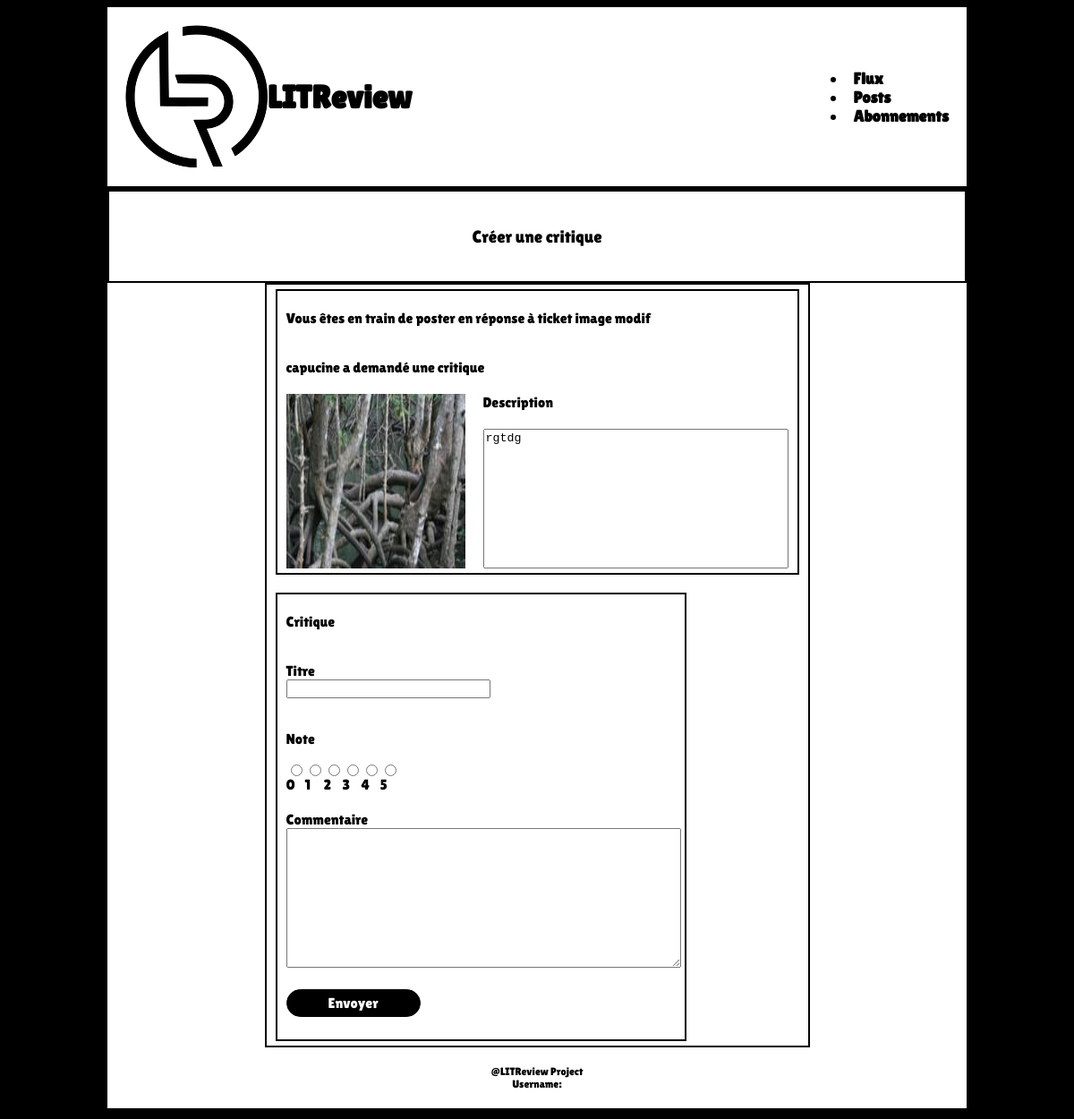
/create_review_ticket/85/, run on the app's committed database.
### reviews/models.py (models this page shows, shortened)
class Ticket(models.Model):
    IMAGE_MAX_SIZE = (200, 200)
    title = models.CharField(max_length=128)
    description = models.TextField(max_length=2048, blank=True)
    user = models.ForeignKey(
        to=settings.AUTH_USER_MODEL, on_delete=models.CASCADE)
    time_created = models.DateTimeField(auto_now_add=True)
    def content_file_name(instance, filename):
        ext = filename.split('.')[-1]
        filename = '%s.%s' % (instance.id, ext)
        return os.path.join('static/img-ticket/', filename)
    image = models.ImageField(
        upload_to=content_file_name,
        null=True,
        blank=True,
        )

### reviews/views.py (the view, shortened to what this page needs)
# urls.py: path('create_review_ticket/<int:ticket_id>/', reviews.views.create_review_ticket, name='create_review_ticket'),
def create_review_ticket(request, ticket_id):
    review_form = ReviewForm()
    ticket = Ticket.objects.get(id=ticket_id)
    context = {
        "review_form": review_form,
        "ticket": ticket,
    }
    return render(
        request,
        'reviews/create_review_ticket.html',
        context=context
        )

### reviews/forms.py
class ReviewForm(forms.ModelForm):
    CHOICES = [(0, 0), (1, 1), (2, 2), (3, 3), (4, 4), (5, 5)]
    edit_review = forms.BooleanField(widget=forms.HiddenInput, initial=True)
    headline = forms.CharField(
        max_length=128,
        label='Titre',
        widget=forms.TextInput(attrs={'class': "xl-field"})
    )
    body = forms.CharField(
        max_length=2048,
        label='Commentaire',
        widget=forms.Textarea(attrs={'class': "xl-field"})
    )
    rating = forms.CharField(
        label='Note',
        widget=forms.RadioSelect(
            choices=CHOICES,
            attrs={'class': 'radio-block'}
            )
        )
    class Meta:
        model = models.Review
        fields = ['headline', 'rating', 'body']

### reviews/templates/reviews/create_review_ticket.html (shortened to what this page needs)
{% extends 'base.html' %}
{% load static %}
{% block content %}
<div class="center-title">
    <p>Créer une critique</p>
</div>
<div class="center-div">
    <div class="ticket-container">
        <div class="ticket-container">
            <div>
                <p>Vous êtes en train de poster en réponse à {{ ticket.title }}</p>
            </div>
            <div class="field-group">
                {{ ticket.user }}
                <label>a demandé une critique</label>
            </div>
            <div class="field-group-row">
                <img src="{% static '../' %}{{ ticket.image }}" alt="Image liée au ticket">
                <div class="field-group-column">
                    <label for="description">Description</label>
                    <textarea class="non-resizable" readonly id="description" name="description" rows="10" cols="40">{{ ticket.description }}</textarea>
                </div>
            </div>
        </div>
        <form method="post" enctype="multipart/form-data">
            <div class="ticket-container">
                <div>
                    <p>Critique</p>
                </div>
                <div class="field-group">
                    <label for="title">Titre</label>
                    {{ review_form.headline }}
                </div>
                <div>
                    <div>
                        <p>Note</p>
                    </div>
                    {{ review_form.rating }}
                </div>
                <div class="field-group">
                    <label for="comment">Commentaire</label>
                    {{ review_form.body }}
                </div>
                <div class="space-bottom">
                    <button role="button" class="action-button" type="submit">Envoyer</button>
                </div>
            </div>
        </form>
    </div>
</div>
{% endblock content %}

### static/css/main.css (style rules this page uses)
body { background-color: black; max-width: 960px; margin-inline: auto; }
.center-title { background-color: white; border: solid 2px black; font-family: "lilita One", monospace; font-size: larger; display: flex; justify-content: center; align-items: center; padding: 20px; }
.field-group-column { display: flex; flex-direction: column; gap: 20px; }
.field-group-row { display: flex; flex-direction: row; gap: 20px; }
.space-bottom { margin-bottom: 20px; }
.action-button { background-color: black; text-decoration: none; text-align: center; align-items: end; width: 150px; color: white; font-size: 1em; border: solid 1px black; border-radius: 20px; font-family: "lilita One", monospace; padding: 5px 10px; }
.xl-field { width: 100%; }
.radio-block { display: flex; align-items: none; justify-content: space-around; flex-wrap: nowrap; list-style: none; }
.center-div { background-color: white; display: flex; flex-direction: column; justify-content: space-between; align-items: center; }
.ticket-container { background-color: white; border: solid 2px black; display: flex; flex-direction: column; justify-content: space-between; align-items: start; font-family: "lilita One", monospace; gap: 20px; padding: 5px 10px; }
.non-resizable { resize: none; }

### data on the page
Ticket: title "ticket image modif", user "capucine", image (picture), description "rgtdg"
